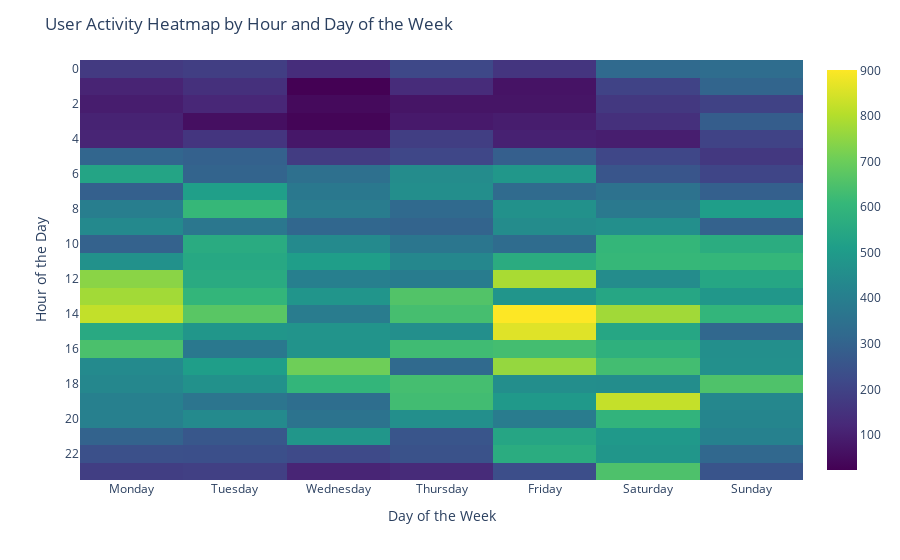

This figure's notebook cell:
### Code cell
# Extract hour and day of the week from the 'Time' column
df['Hour'] = df['Time'].str.split(':').str[0].astype(int)
df['Day_of_Week'] = pd.Categorical(df['day_of_week'], categories=['Monday', 'Tuesday', 'Wednesday', 'Thursday', 'Friday', 'Saturday', 'Sunday'], ordered=True)

# Create a pivot table for user activity by hour and day of the week
heatmap_data = df.pivot_table(index='Hour', columns='Day_of_Week', values='device_id', aggfunc='count', fill_value=0)

# Create the heatmap using Plotly
fig = px.imshow(heatmap_data, x=heatmap_data.columns, y=heatmap_data.index, color_continuous_scale='Viridis')

# Customize the heatmap appearance
fig.update_layout(
    title='User Activity Heatmap by Hour and Day of the Week',
    xaxis_title='Day of the Week',
    yaxis_title='Hour of the Day',
    xaxis_nticks=len(heatmap_data.columns),
    yaxis_nticks=len(heatmap_data.index),
)

# Show the heatmap
fig.show()

### Figure 1 — Plotly figure (JSON) as saved in the notebook; plotly's stock layout.template omitted (floating-point values rounded to 4 significant figures; data arrays with more than 128 entries replaced by an {"elided": "..."} marker saying what was removed)
{"data": [{"coloraxis": "coloraxis", "hovertemplate": "Day_of_Week: %{x}<br>Hour: %{y}<br>color: %{z}<extra></extra>", "name": "0", "type": "heatmap", "x": ["Monday", "Tuesday", "Wednesday", "Thursday", "Friday", "Saturday", "Sunday"], "xaxis": "x", "y": [0, 1, 2, 3, 4, 5, 6, 7, 8, 9, 10, 11, 12, 13, 14, 15, 16, 17, 18, 19, 20, 21, 22, 23], "yaxis": "y", "z": {"elided": "24x7 int values"}}], "layout": {"coloraxis": {"colorscale": [[0, "#440154"], [0.1111, "#482878"], [0.2222, "#3e4989"], [0.3333, "#31688e"], [0.4444, "#26828e"], [0.5556, "#1f9e89"], [0.6667, "#35b779"], [0.7778, "#6ece58"], [0.8889, "#b5de2b"], [1, "#fde725"]]}, "margin": {"t": 60}, "title": {"text": "User Activity Heatmap by Hour and Day of the Week"}, "xaxis": {"anchor": "y", "constrain": "domain", "domain": [0, 1], "nticks": 7, "scaleanchor": "y", "title": {"text": "Day of the Week"}}, "yaxis": {"anchor": "x", "autorange": "reversed", "constrain": "domain", "domain": [0, 1], "nticks": 24, "title": {"text": "Hour of the Day"}}}}
